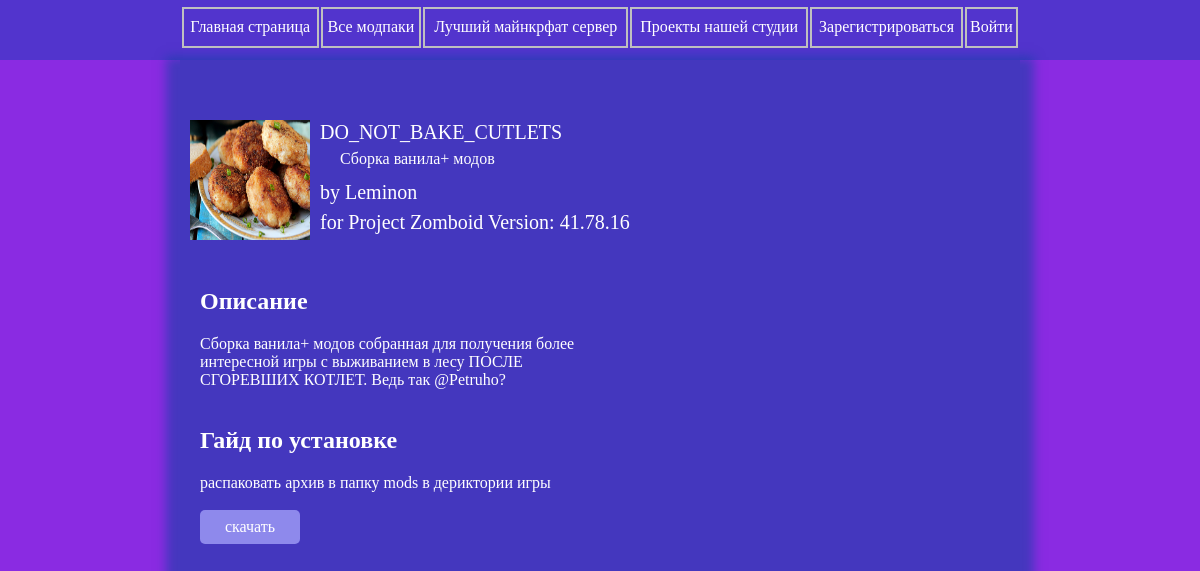
Page /project_zomboid/do_not_bake_cutlets on the earlier database version.
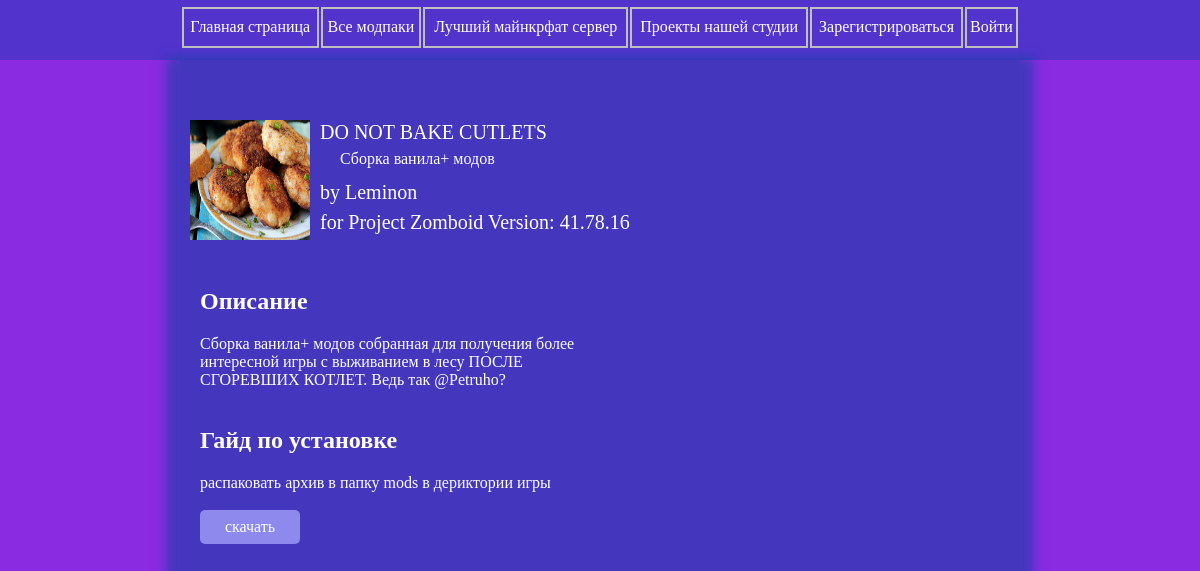
Same page on the later database version.
### data/mods.py (models this page shows)
class Mods(SqlAlchemyBase):
    __tablename__ = 'mods'
    id = sqlalchemy.Column(sqlalchemy.Integer, primary_key=True, autoincrement=True)
    author_name = sqlalchemy.Column(sqlalchemy.String, nullable=False)
    game_image = sqlalchemy.Column(sqlalchemy.String, nullable=True)
    game_name = sqlalchemy.Column(sqlalchemy.String, nullable=False)
    visible_game_name = sqlalchemy.Column(sqlalchemy.String, nullable=False)
    mod_name = sqlalchemy.Column(sqlalchemy.String, nullable=False, unique=True)
    visible_mod_name = sqlalchemy.Column(sqlalchemy.String, nullable=False, unique=True)
    game_version = sqlalchemy.Column(sqlalchemy.String, nullable=False)
    description = sqlalchemy.Column(sqlalchemy.String, nullable=True)
    about_mod = sqlalchemy.Column(sqlalchemy.String, nullable=True)
    download_guide = sqlalchemy.Column(sqlalchemy.String, nullable=False)
    game_link = sqlalchemy.Column(sqlalchemy.String, nullable=False)
    created_date = sqlalchemy.Column(sqlalchemy.DateTime, default=datetime.datetime.now)

### server.py (the view)
@app.route('/<string:Catalog>/<string:Mod>')
def singleMod(Catalog, Mod):
    if uncorrect_url(Catalog, Mod):
        return redirect('/')
    db_sess = db_session.create_session()
    data = db_sess.query(Mods).filter(Mods.game_name == Catalog, Mods.mod_name == Mod).first()
    print(data.game_image)
    return render_template('sample.html', current_user=current_user, mod=data)

### data/db_session.py (called while the page is built)
def create_session() -> Session:
    global __factory
    return __factory()

### server.py (called while the page is built)
def uncorrect_url(Catalog, Mod=None):
    all_category = ['minecraft', 'rimworld', 'lethal_company', 'project_zomboid',
                    'stardew_valley', '7_days_to_die', 'content_warning', 'modpacks']
    db_sess = db_session.create_session()
    all_mods = list(map(lambda x: x.mod_name, db_sess.query(Mods).all()))
    if (Catalog in all_category) and (Mod == None or Mod in all_mods):
        return False
    return True

### templates/sample.html (shortened to what this page needs)
<!DOCTYPE html>
<html>
    <head>
        <link rel="stylesheet" href="../../static/css/base.css">
        <link rel="stylesheet" href="../../static/css/modpack.css">
    </head>
    <body>
        <header>
            <table width="70%" height="60px" align="center">
                    <td><a href="/"><div>Главная страница</div></a></td>
                    <td><a href="/modpacks"><div>Все модпаки</div></a></td>
                    <td><a href="/smk" title="СМК"><div>Лучший майнкрфат сервер</div></a></td>
                    <td><a href="/belj_games_studio"><div>Проекты нашей студии</div></a></td>
                    {% if current_user.is_authenticated %}
                        <td><a href="/creator"><div>Добавить модпак</div></a></td>
                        <td><a href="/logout"><div>Выйти из аккаунта</div></a></td>
                    {% else %}
                        <td><a href="/register"><div>Зарегистрироваться</div></a></td>
                        <td><a href="/login"><div>Войти</div></a></td>
                    {% endif %}
            </table>
        </header>
        <main align="center">
            <div class="mod_tab" align="left">
                <div class="art">
                    <img src="../../{{mod.game_image}}" alt={{mod.visible_mod_name}} width="120" height="120">
                </div>
                <div class="text">
                    <span class="name">{{mod.visible_mod_name}}</span>
                    <span class="description">{{mod.description}}</span>
                    <span class="author">by {{mod.author_name}}</span>
                    <span class="game_info">for {{mod.visible_game_name}} Version: {{mod.game_version}}</span>
                </div>
            </div><br>
            <div class="description" align="left">
                <h2>Описание</h2>
                <a>{{mod.about_mod}}</a>
            </div><br>
            <div class="guide" align="left">
                <h2>Гайд по установке</h2>
                <a>{{mod.download_guide}}</a>
            </div><br>
            <div class="download" align="left">
                <button class="download_button" onclick="window.open('{{mod.game_link}}')">
                    скачать
                </button>
            </div>
        </main>
    </body>
</html>

Differences in the rows shown:
no longer on this page (row edited): Mods: game_image (picture), visible_mod_name "DO_NOT_BAKE_CUTLETS", description "Сборка ванила+ модов", author_name "Leminon", visible_game_name "Project Zomboid", game_version "41.78.16", about_mod "Сборка ванила+ модов собранная для получения более интересной игры с выживанием в лесу ПОСЛЕ СГОРЕВШИХ КОТЛЕТ. Ведь так @Petruho?", download_guide "распаковать архив в папку mods в дериктории игры"
added Mods: game_image (picture), visible_mod_name "DO NOT BAKE CUTLETS", description "Сборка ванила+ модов", author_name "Leminon", visible_game_name "Project Zomboid", game_version "41.78.16", about_mod "Сборка ванила+ модов собранная для получения более интересной игры с выживанием в лесу ПОСЛЕ СГОРЕВШИХ КОТЛЕТ. Ведь так @Petruho?", download_guide "распаковать архив в папку mods в дериктории игры"
